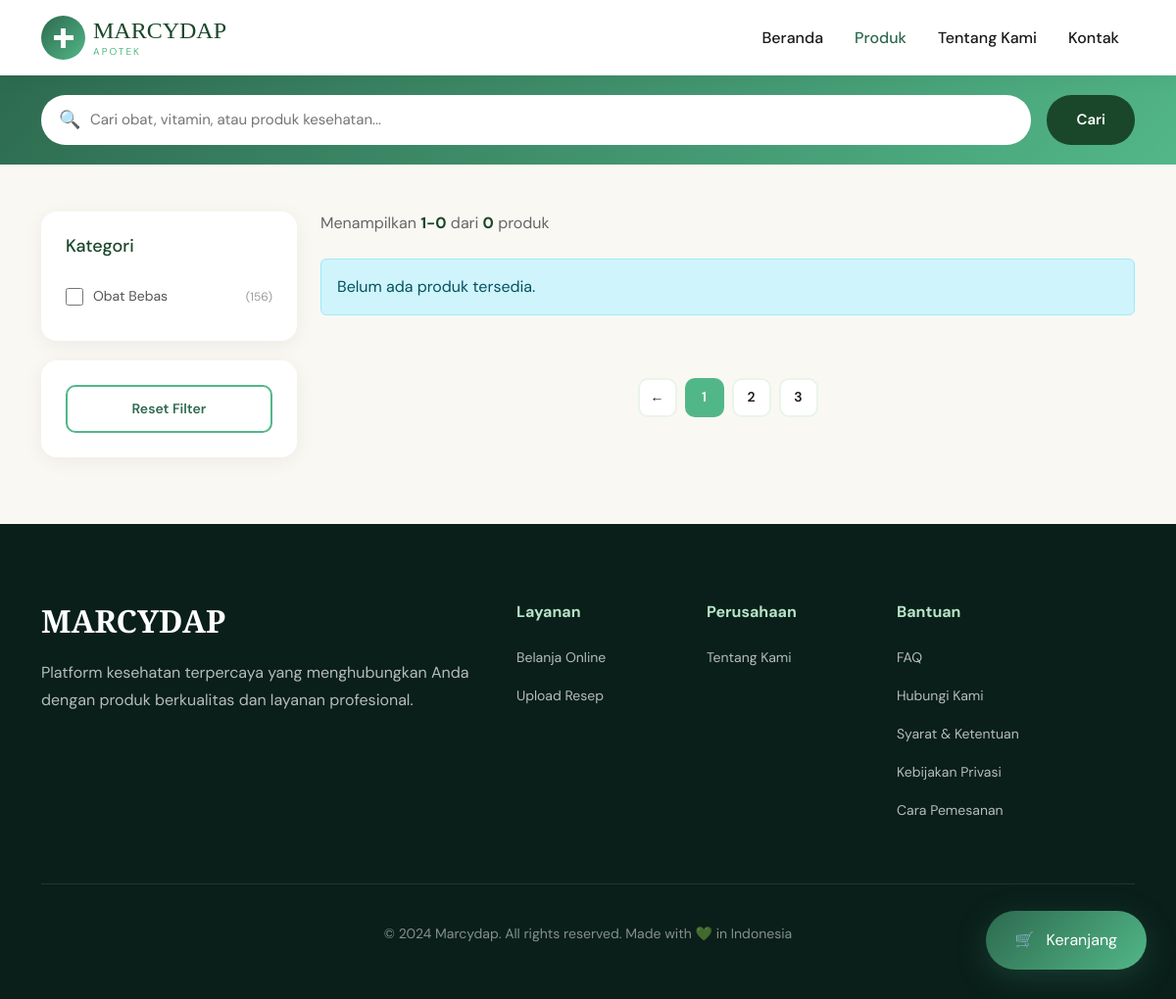
The page /main/produk.php on the database as committed earlier.
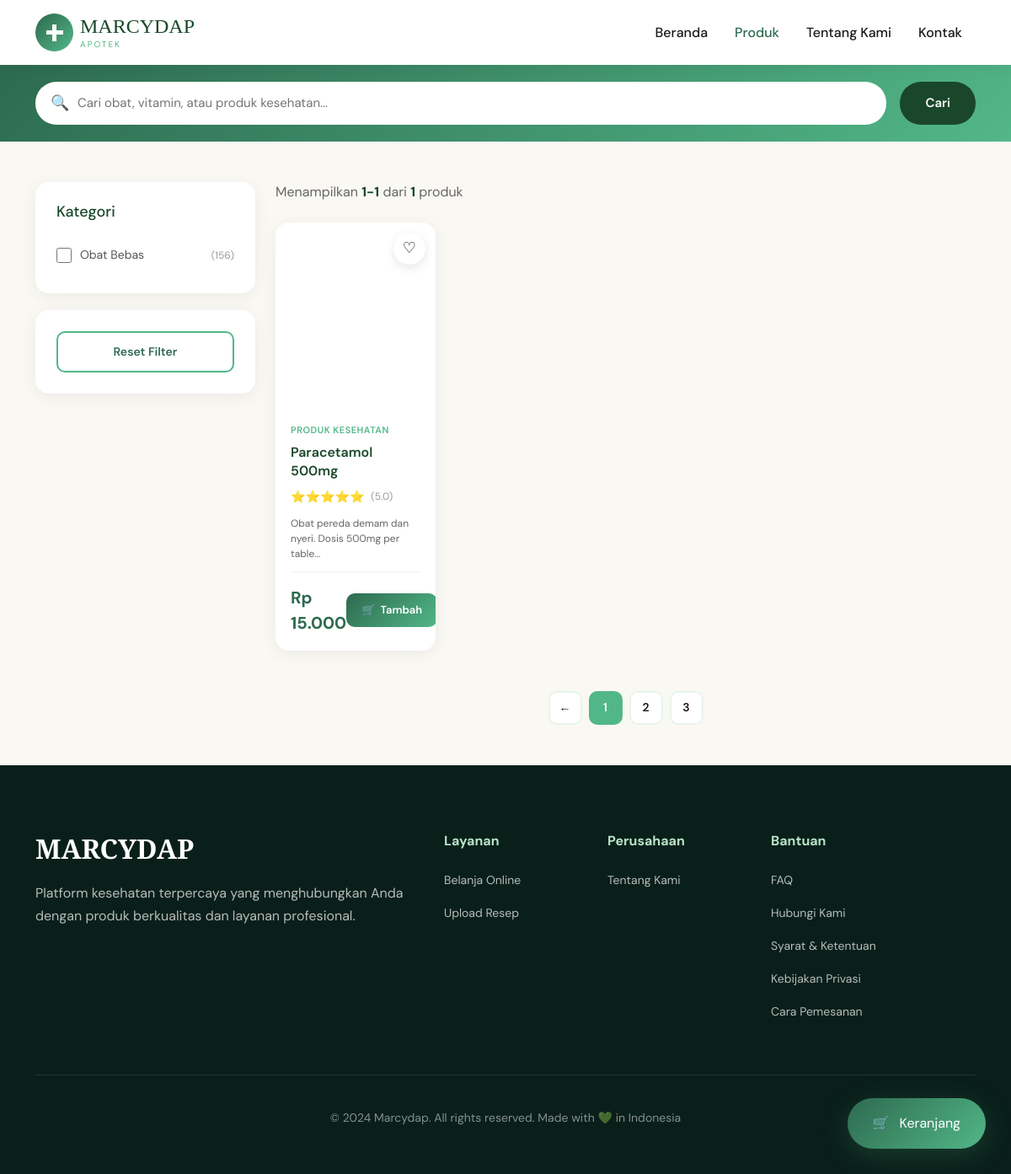
The same page on the database as committed later.
### tables this page shows
CREATE TABLE `barang` (
  `id_barang` int NOT NULL,
  `nama_barang` varchar(50) NOT NULL,
  `harga` varchar(100) NOT NULL,
  `deskripsi` text NOT NULL,
  `gambar` varchar(255) NOT NULL
);

### main/components/product-card.php (the view, shortened to what this page needs)
<?php
$harga_format = number_format($product['harga'], 0, ',', '.');
$gambar_src = '';
if (!empty($product['gambar'])) {
    $gambar_src = $product['gambar'];
}
?>
<div class="product-card">
    <button class="wishlist-btn">♡</button>
    <div class="product-image" style="<?php if (!empty($gambar_src)) echo 'background-image: url(' . $gambar_src . '); background-size: cover; background-position: center;'; ?>">
    </div>
    <div class="product-content">
        <div class="product-category">Produk Kesehatan</div>
        <h3 class="product-title"><?php echo htmlspecialchars($product['nama_barang']); ?></h3>
        <div class="product-rating">
            <span class="stars">⭐⭐⭐⭐⭐</span>
            <span class="rating-count">(5.0)</span>
        </div>
        <div class="product-meta">
            <span><?php echo substr(htmlspecialchars($product['deskripsi']), 0, 50); ?>...</span>
        </div>
        <div class="product-footer">
            <div>
                <span class="price-current">Rp <?php echo $harga_format; ?></span>
            </div>
            <button class="add-btn" onclick="addToCart('<?php echo htmlspecialchars($product['nama_barang'], ENT_QUOTES); ?>')">
                <span>🛒</span>
                <span>Tambah</span>
            </button>
        </div>
    </div>
</div>

### main/produk.php (shortened to what this page needs)
<?php
include '../config/db.php';
$query = "SELECT * FROM barang ORDER BY id_barang DESC";
$result = mysqli_query($db, $query);
?>
<!DOCTYPE html>
<html lang="id">
<head>
    <link href="https://cdn.jsdelivr.net/npm/bootstrap@5.3.0/dist/css/bootstrap.min.css" rel="stylesheet">
    <link rel="stylesheet" href="https://cdn.jsdelivr.net/npm/bootstrap-icons@1.10.0/font/bootstrap-icons.css">
</head>
<body>
    <header class="header sticky-top">
        <div class="container">
            <div class="d-flex justify-content-between align-items-center py-3">
                <a href="dashboard.php" class="d-flex align-items-center gap-2 text-decoration-none">
                    <div class="logo-icon"></div>
                    <div class="logo-text">
                        <h1>MARCYDAP</h1>
                        <p>APOTEK</p>
                    </div>
                </a>
                <nav class="d-none d-lg-block">
                    <ul class="nav">
                        <li class="nav-item"><a class="nav-link nav-link-custom" href="dashboard.php">Beranda</a></li>
                        <li class="nav-item"><a class="nav-link nav-link-custom active" href="produk.php">Produk</a></li>
                        <li class="nav-item"><a class="nav-link nav-link-custom" href="tentangkami.php">Tentang Kami</a></li>
                        <li class="nav-item"><a class="nav-link nav-link-custom" href="hubungikami.php">Kontak</a></li>
                    </ul>
                </nav>
            </div>
        </div>
    </header>
    <div class="search-bar">
        <div class="container">
            <div class="d-flex gap-3">
                <div class="search-wrapper">
                    <span class="search-icon">🔍</span>
                    <input type="text" placeholder="Cari obat, vitamin, atau produk kesehatan...">
                </div>
                <button class="search-btn">Cari</button>
            </div>
        </div>
    </div>
    <div class="container my-5">
        <div class="row g-4">
            <div class="col-lg-3">
                <div class="sidebar-sticky">
                    <div class="filter-section">
                        <h3>Kategori</h3>
                        <div class="filter-option"><input type="checkbox" id="cat2"><label for="cat2">Obat Bebas</label><span class="filter-count">(156)</span></div>
                    </div>
                    <div class="filter-section">
                        <button class="clear-filters">Reset Filter</button>
                    </div>
                </div>
            </div>
            <div class="col-lg-9">
                <div class="mb-4">
                    <?php
                    $total_produk = mysqli_num_rows($result);
                    ?>
                    <div class="products-count">Menampilkan <strong>1-<?php echo $total_produk; ?></strong> dari <strong><?php echo $total_produk; ?></strong> produk</div>
                </div>
                <div class="row g-4">
                    <?php
                    if (mysqli_num_rows($result) > 0) {
                        while ($row = mysqli_fetch_assoc($result)) {
                            $product = $row;
                    ?>
                            <div class="col-xl-3 col-lg-4 col-md-6">
                                <?php include 'components/product-card.php'; ?>
                            </div>
                    <?php
                        }
                    } else {
                        echo '<div class="col-12"><div class="alert alert-info">Belum ada produk tersedia.</div></div>';
                    }
                    ?>
                </div>
                <div class="d-flex justify-content-center gap-2 mt-5">
                    <button class="page-btn">←</button>
                    <button class="page-btn active">1</button>
                    <button class="page-btn">2</button>
                    <button class="page-btn">3</button>
                </div>
            </div>
        </div>
    </div>
    <a href="pemesanan/keranjang.php" class="floating-cart">
        <span>🛒</span><span>Keranjang</span>
    </a>
    <footer class="footer">
        <div class="container">
            <div class="row g-5 mb-5">
                <div class="col-lg-5">
                    <div class="footer-brand">
                        <h3>MARCYDAP</h3>
                        <p>Platform kesehatan terpercaya yang menghubungkan Anda dengan produk berkualitas dan layanan profesional.</p>
                    </div>
                </div>
                <div class="col-lg-2">
                    <div class="footer-section">
                        <h4>Layanan</h4>
                        <ul class="footer-links">
                            <li><a href="#">Belanja Online</a></li>
                            <li><a href="#">Upload Resep</a></li>
                        </ul>
                    </div>
                </div>
                <div class="col-lg-2">
                    <div class="footer-section">
                        <h4>Perusahaan</h4>
                        <ul class="footer-links">
                            <li><a href="tentangkami.php">Tentang Kami</a></li>
                        </ul>
                    </div>
                </div>
                <div class="col-lg-3">
                    <div class="footer-section">
                        <h4>Bantuan</h4>
                        <ul class="footer-links">
                            <li><a href="#">FAQ</a></li>
                            <li><a href="hubungikami.php">Hubungi Kami</a></li>
                            <li><a href="#">Syarat & Ketentuan</a></li>
                            <li><a href="#">Kebijakan Privasi</a></li>
                            <li><a href="#">Cara Pemesanan</a></li>
                        </ul>
                    </div>
                </div>
            </div>
            <div class="footer-bottom">
                <p>© 2024 Marcydap. All rights reserved. Made with 💚 in Indonesia</p>
            </div>
        </div>
    </footer>
</body>
</html>

Rows that differ between the two databases and show on the page:
added barang: nama_barang "Paracetamol 500mg", deskripsi "Obat pereda demam dan nyeri. Dosis 500mg per table", harga "15.000"
Other text that changed with them:
$total_produk: "0" → "1"
text no longer shown: "Belum ada produk tersedia."
